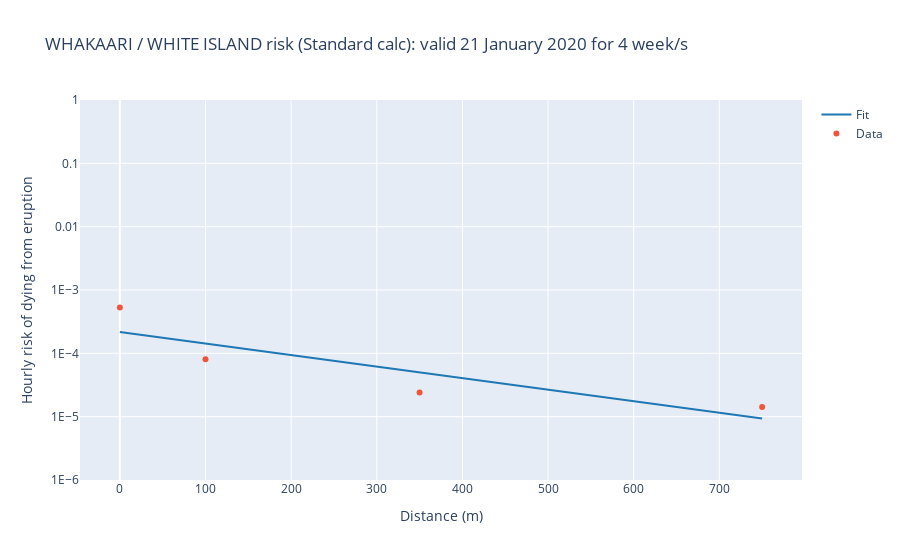

This figure's notebook cell:
### Code cell
import plotly.graph_objects as go
x1 = summary_strd['Distance (m)']
y1 = summary_strd['Risk dying in hour']
y2 = np.log(summary_strd['Risk dying in hour'])
trace1 = go.Scatter(
    x=x1,
    y=y1,
    mode='markers',
    name='Data')

# linear model
m, c = np.polyfit(x1, y2, 1)

print(m,c)

# add the linear fit on top
trace0 = go.Scatter(
    x=x1,
    y= np.exp(m * x1 + c),
    mode="lines",
    marker=go.scatter.Marker(color='rgb(31, 119, 180)'),
    name='Fit'
)

data = [trace0, trace1]
tit = inp1 + " risk (" + cal + " calc): valid " + inp2 + " for " + inp3
#print(tit)
layout = go.Layout(
    title=tit,
    xaxis_title="Distance (m)",
    yaxis_title="Hourly risk of dying from eruption",
    yaxis_type="log",
    yaxis=go.layout.YAxis(
        dtick = 1,
        #tick0 = 0.0000001,
        range = [-6,0],
        autorange=False,
        showexponent='all',
        exponentformat='E'
    )
)

fig = go.Figure(
    data=data,
    layout=layout
)

fig.show()

### Figure 1 — Plotly figure (JSON) as saved in the notebook; plotly's stock layout.template omitted (floating-point values rounded to 4 significant figures)
{"data": [{"marker": {"color": "rgb(31, 119, 180)"}, "mode": "lines", "name": "Fit", "type": "scatter", "x": [0, 100, 350, 750], "y": [0.0002179, 0.0001431, 5.008e-05, 9.331e-06]}, {"mode": "markers", "name": "Data", "type": "scatter", "x": [0, 100, 350, 750], "y": [0.0005306, 8.06e-05, 2.4e-05, 1.42e-05]}], "layout": {"title": {"text": "WHAKAARI / WHITE ISLAND risk (Standard calc): valid 21 January 2020 for 4 week/s"}, "xaxis": {"title": {"text": "Distance (m)"}}, "yaxis": {"autorange": false, "dtick": 1, "exponentformat": "E", "range": [-6, 0], "showexponent": "all", "title": {"text": "Hourly risk of dying from eruption"}, "type": "log"}}}
